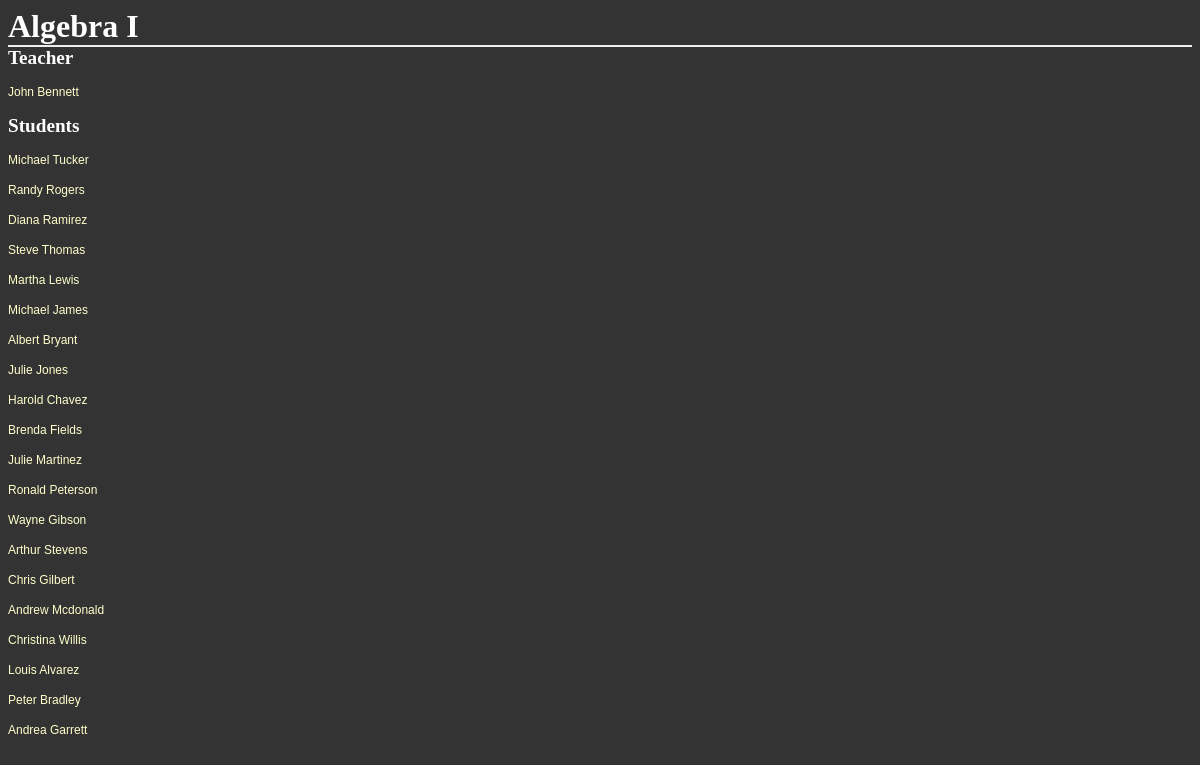
Page /districts/1/schools/3/sections/1/ on the earlier database version.
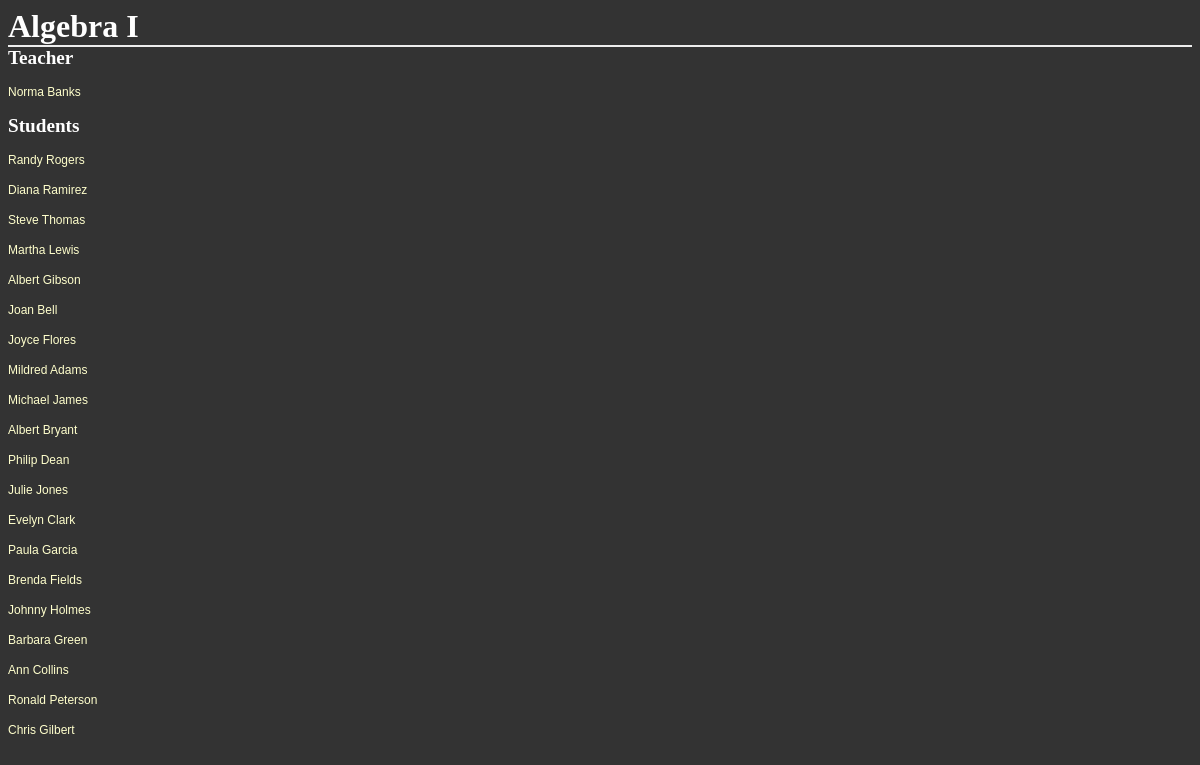
Same page on the later database version.
### database_setup.py (models this page shows, shortened)
class Teacher(Base):
    __tablename__ = 'teacher'
    id = Column(Integer, primary_key=True)
    first_name = Column(String(40), nullable=False)
    last_name = Column(String(40), nullable=False)
    department = Column(String(50))
    address = Column(String(50))
    city = Column(String(50))
    state = Column(String(50))
    zip = Column(String(50))
    phone = Column(String(50))
    email = Column(String(50))
    school_id = Column(Integer, ForeignKey('school.id'))
    school = relationship('School')

class Student(Base):
    __tablename__ = 'student'
    id = Column(Integer, primary_key=True)
    first_name = Column(String(40), nullable=False)
    last_name = Column(String(40), nullable=False)
    grade = Column(String(50))
    address = Column(String(50))
    city = Column(String(50))
    state = Column(String(50))
    zip = Column(String(50))
    phone = Column(String(50))
    email = Column(String(50))
    school_id = Column(Integer, ForeignKey('school.id'))
    school = relationship(School)
    sections = relationship('Section', secondary='enrollment')

### schools.py (the view)
@app.route('/districts/<int:district_id>/schools/<int:school_id>/sections/<int:section_id>/')
def showSection(district_id, school_id, section_id):
    section = session.query(Section).filter_by(id=section_id).one()
    teacher = session.query(Teacher).filter_by(id=section.teacher_id).one()
    students = section.students
    return render_template('section.html',
                           district_id=district_id,
                           school_id=school_id,
                           section=section,
                           teacher=teacher,
                           students=students)

### templates/section.html
<html>
<head>
	<link rel=stylesheet type=text/css href="{{ url_for('static', filename='styles.css') }}">
</head>
<body>
<h1>{{section.name}}</h1>
<h2>Teacher</h2>
<p><a href='{{url_for('showTeacher', district_id=district_id, school_id=school_id, teacher_id=teacher.id)}}'>{{teacher.first_name}} {{teacher.last_name}}</a></p>
<h2>Students</h2>
{% for student in students %}
	<p><a href='{{url_for('showStudent', district_id=district_id, school_id=school_id, student_id=student.id)}}'>{{student.first_name}} {{student.last_name}}</a></p>
{% endfor %}
</body>
</html>

Differences in the rows shown:
no longer on this page (row unchanged): Teacher: first_name "John", last_name "Bennett"
no longer on this page (row edited): Student: first_name "Michael", last_name "Tucker"
no longer on this page (row edited): Student: first_name "Harold", last_name "Chavez"
no longer on this page (row edited): Student: first_name "Julie", last_name "Martinez"
no longer on this page (row edited): Student: first_name "Wayne", last_name "Gibson"
no longer on this page (row edited): Student: first_name "Arthur", last_name "Stevens"
no longer on this page (row edited): Student: first_name "Andrew", last_name "Mcdonald"
no longer on this page (row edited): Student: first_name "Christina", last_name "Willis"
no longer on this page (row unchanged): Student: first_name "Louis", last_name "Alvarez"
no longer on this page (row edited): Student: first_name "Peter", last_name "Bradley"
no longer on this page (row unchanged): Student: first_name "Andrea", last_name "Garrett"
now on this page (row edited): Teacher: first_name "Norma", last_name "Banks"
now on this page (row edited): Student: first_name "Albert", last_name "Gibson"
now on this page (row edited): Student: first_name "Joan", last_name "Bell"
now on this page (row edited): Student: first_name "Joyce", last_name "Flores"
now on this page (row edited): Student: first_name "Mildred", last_name "Adams"
now on this page (row edited): Student: first_name "Philip", last_name "Dean"
now on this page (row edited): Student: first_name "Evelyn", last_name "Clark"
now on this page (row edited): Student: first_name "Paula", last_name "Garcia"
now on this page (row edited): Student: first_name "Johnny", last_name "Holmes"
now on this page (row edited): Student: first_name "Barbara", last_name "Green"
now on this page (row edited): Student: first_name "Ann", last_name "Collins"
